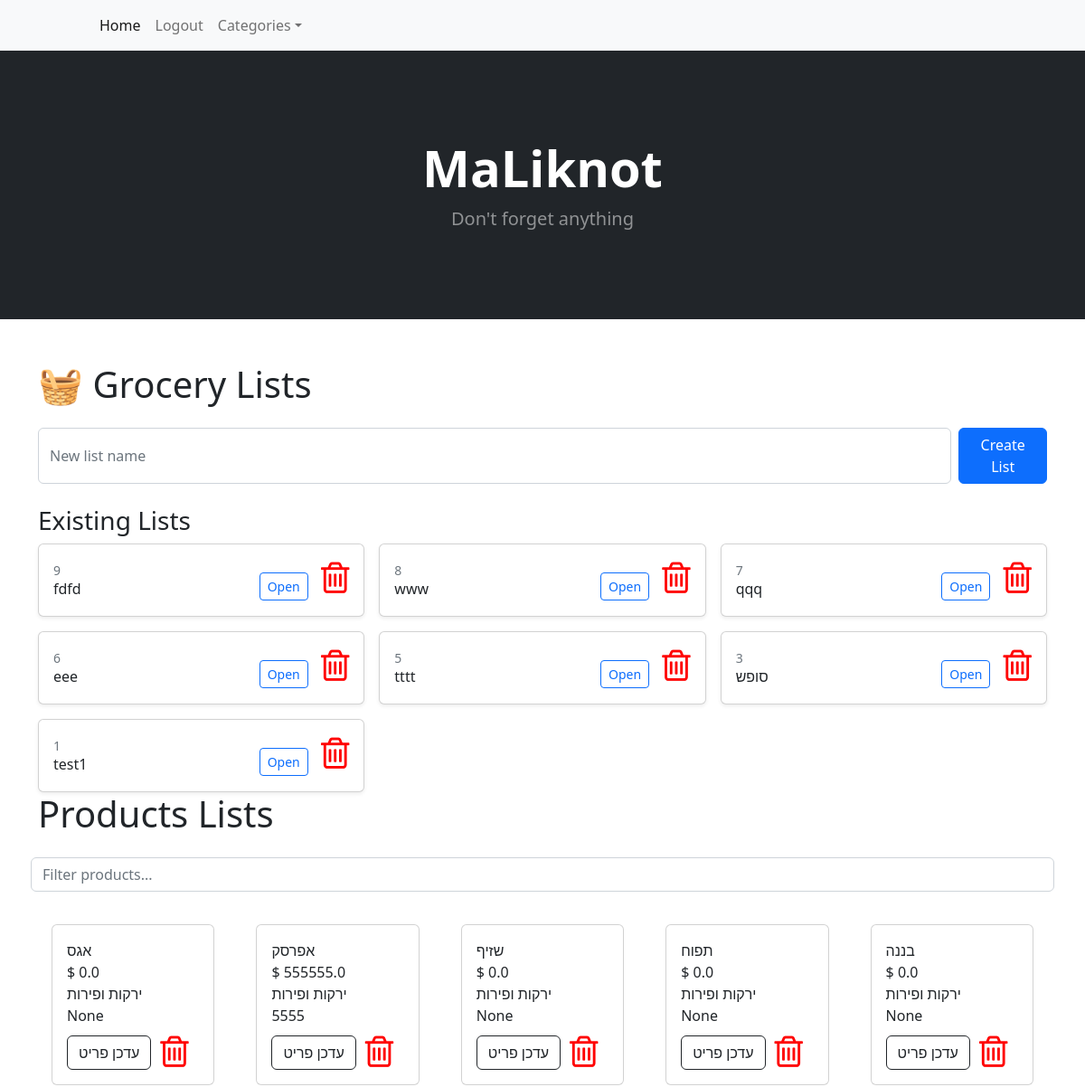
Page / (signed in, upper part) on the earlier database version.
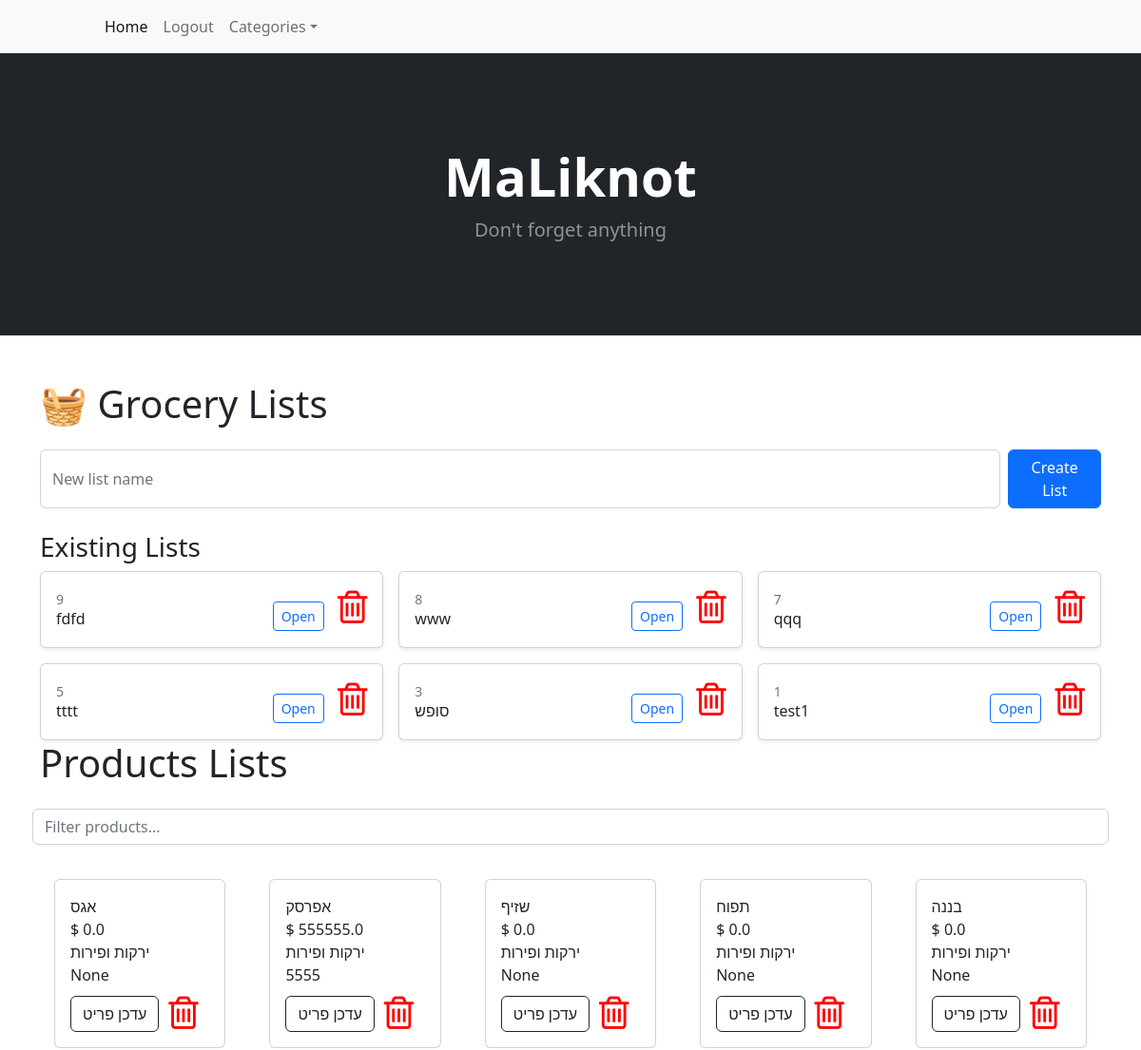
Same page on the later database version.
### tables this page shows
CREATE TABLE lists (
                id INTEGER PRIMARY KEY AUTOINCREMENT,
                name TEXT UNIQUE
            );

CREATE TABLE products (
        id INTEGER PRIMARY KEY AUTOINCREMENT,
        name TEXT NOT NULL,
        unit TEXT ,
        price REAL,
        category_id INTEGER,
        FOREIGN KEY (category_id) REFERENCES categories(id)
    );

CREATE TABLE categories (
        id INTEGER PRIMARY KEY AUTOINCREMENT,
        name TEXT UNIQUE NOT NULL
    );

### app.py (the view, shortened to what this page needs)
@app.route("/", methods=["GET", "POST"])
def index():
    if flask_login.current_user.is_authenticated:
        logger.info(str(flask_login.current_user.get_dict()) + "Has Logged in")
        all_lists =  database_read(f"select * from lists order by id desc;")
        data = database_read(f"select p.*,cat.name as catName from products p left JOIN categories cat on category_id = cat.id")
        categories =  database_read(f"select * from categories order by name;")
        return render_template('index.html',user=flask_login.current_user,lists=all_lists, all_items=data,categories=categories)
    else:
        return redirect("/login")

### HandelDB.py (called while the page is built)
def database_read(sql,data=None):
    connection = sqlite3.connect(database_filename)
    connection.row_factory = sqlite3.Row
    db = connection.cursor()
    if data:
         db.execute(sql, data)
    else:
         db.execute(sql)
    records = db.fetchall()
    rows = [dict(record) for record in records]
    db.close()
    connection.close()
    return rows

### app.py (called while the page is built)
@app.context_processor
def inject_user():
    return dict(user=flask_login.current_user)

@login_manager.user_loader
def load_user(userid):
    users = database_read(f"select  * from accounts where userid='{userid}';")
    if len(users)!=1:
        return None
    else:
        user = User(users[0]['userid'],users[0]['email'],users[0]['name'])
        user.id = userid
        return user

@app.teardown_appcontext
def close_connection(exception):
    db = getattr(g, '_database', None)
    if db is not None:
        db.close()

@app.context_processor
def inject_collected_count():
    def get_collected_count(list_id=None):
        if list_id is None:
            return 0
        sql = f"SELECT COUNT(*) as count FROM product_in_list WHERE list_id = '{list_id}' AND collected = 1"
        print(sql)
        result = database_read(sql)
        print(result)
        return result[0]['count'] if result else 0
    return dict(get_collected_count=get_collected_count)

@app.after_request
def add_header(response):
    if request.path.endswith('service-worker.js'):
        response.headers['Content-Type'] = 'application/javascript'
    if request.path.endswith('manifest.json'):
        response.headers['Content-Type'] = 'application/manifest+json'
    return response

    def get_dict(self):
        return{'userid': self.id,'email': self.email, 'name': self.name}

### templates/index.html (shortened to what this page needs)
{% extends 'base.html' %}
{% block content %}
        <header class="bg-dark py-5">
            <div class="container px-4 px-lg-5 my-5">
                <div class="text-center text-white">
                    <h1 class="display-4 fw-bolder">MaLiknot</h1>
                    <p class="lead fw-normal text-white-50 mb-0">Don't forget anything</p>
                </div>
            </div>
        </header>
        <section class="py-5">
            <div class="container">
                <h1 class="mb-4">🧺 Grocery Lists</h1>
                <form method="POST" class="d-flex mb-4">
                  <input type="text" name="list_name" class="form-control me-2" placeholder="New list name" required>
                  <button class="btn btn-primary">Create List</button>
                </form>
                <h3>Existing Lists</h3>
                <div class="row row-cols-1 row-cols-sm-2 row-cols-md-3 g-3">
                    {% for list in lists %}
                    <div class="col">
                      <div class="card shadow-sm">
                        <div class="card-body d-flex justify-content-between align-items-center">
                          <div>
                            <small class="text-muted">{{ list['id'] }}</small>
                            <h6 class="card-title mb-1">{{ list['name'] }}</h6>
                          </div>
                            <div>
                            <a href="{{ url_for('view_list', list_id=list['id']) }}" class="btn btn-sm btn-outline-primary">Open</a>
                            <span><i id="dellistbtn" class="fa fa-trash-o dellist" style="font-size: 40px;color: red;margin-left: 10px;"></i></span>
                            </div>
                        </div>
                      </div>
                    </div>
                    {% endfor %}
                  </div>
              </div>
            <div class="container container-box">
                <h1 class="mb-4"> Products Lists</h1>
                <div class="row row-cols-2 row-cols-sm-3 row-cols-md-4 row-cols-lg-5 g-3">
                    <input type="text" id="productFilter" style="margin-bottom: 5px;" class="form-control" placeholder="Filter products...">
                    {% for product in all_items%}
                    <div class="col">
                    <div class="card" style="margin: 15px;">
                    <div class="card-body">
                        <div class="card-title">{{ product['name'] }}
                            <div class="card-text">
                                    $ {{ product['price'] }}
                                    <br>
                                    {{ product['catName'] }}
                                    <br>
                                    {{ product['unit'] }}
                                </div>
                            </div>
                            <div  class="">
                                <div  style="display: flex;" class="text-center"><a class="btn btn-outline-dark mt-auto" href="{{ url_for('edit_product', product_id= product['id']) }}">עדכן פריט</a>
                                    <span><i id="delproductbtn" class="fa fa-trash-o delprod" style="font-size: 40px;color: red;margin-left: 10px;"></i></span>
                                </div>
                            </div>
                        </div>
                    </div>
                </div>
                    {% endfor%}
            </div>
        </div>
        </section>
    {% endblock %}

### templates/base.html (shortened to what this page needs)
<!DOCTYPE html>
<html lang="en">
    <head>
        <link href="https://cdn.jsdelivr.net/npm/bootstrap-icons@1.5.0/font/bootstrap-icons.css" rel="stylesheet" />
    <link href="https://cdn.jsdelivr.net/npm/bootstrap@5.0.2/dist/css/bootstrap.min.css" rel="stylesheet">
        <link rel="stylesheet" href="https://cdnjs.cloudflare.com/ajax/libs/font-awesome/4.7.0/css/font-awesome.min.css">
<link rel="stylesheet" href="https://cdnjs.cloudflare.com/ajax/libs/font-awesome/4.7.0/css/font-awesome.min.css">
        <link href="/static/styles.css" rel="stylesheet" />
                <link rel='stylesheet' href='https://cdn.jsdelivr.net/npm/sweetalert2@7.12.15/dist/sweetalert2.min.css'></link>
    </head>
    <body>
        {% include 'navbar.html' %}
         {% block content %}
         {% endblock %}
    </body>
</html>

### templates/navbar.html (shortened to what this page needs)
<nav class="navbar navbar-expand-lg navbar-light bg-light">
    <div class="container px-4 px-lg-5">
        <div class="collapse navbar-collapse" id="navbarSupportedContent">
            <ul class="navbar-nav me-auto mb-2 mb-lg-0 ms-lg-4">
                <li class="nav-item"><a class="nav-link active" aria-current="page" href="{{ url_for('index') }}">Home</a></li>
                 {%if user.is_authenticated%}
                 <li class="nav-item"><a class="nav-link" href="{{ url_for('logout_page') }}">Logout</a></li>
                 {%else%}
                <li class="nav-item"><a class="nav-link" href="{{ url_for('login_page') }}">Login</a></li>
                <li class="nav-item"><a class="nav-link" href="{{ url_for('registration_page') }}">Register</a></li>
                {%endif%}
                <li class="nav-item dropdown">
                    <a class="nav-link dropdown-toggle" id="navbarDropdown" href="#" role="button" data-bs-toggle="dropdown" aria-expanded="false">Categories</a>
                </li>
            </ul>
        </div>
    </div>
</nav>

Differences in the rows shown:
removed lists: id "6", name "eee"
